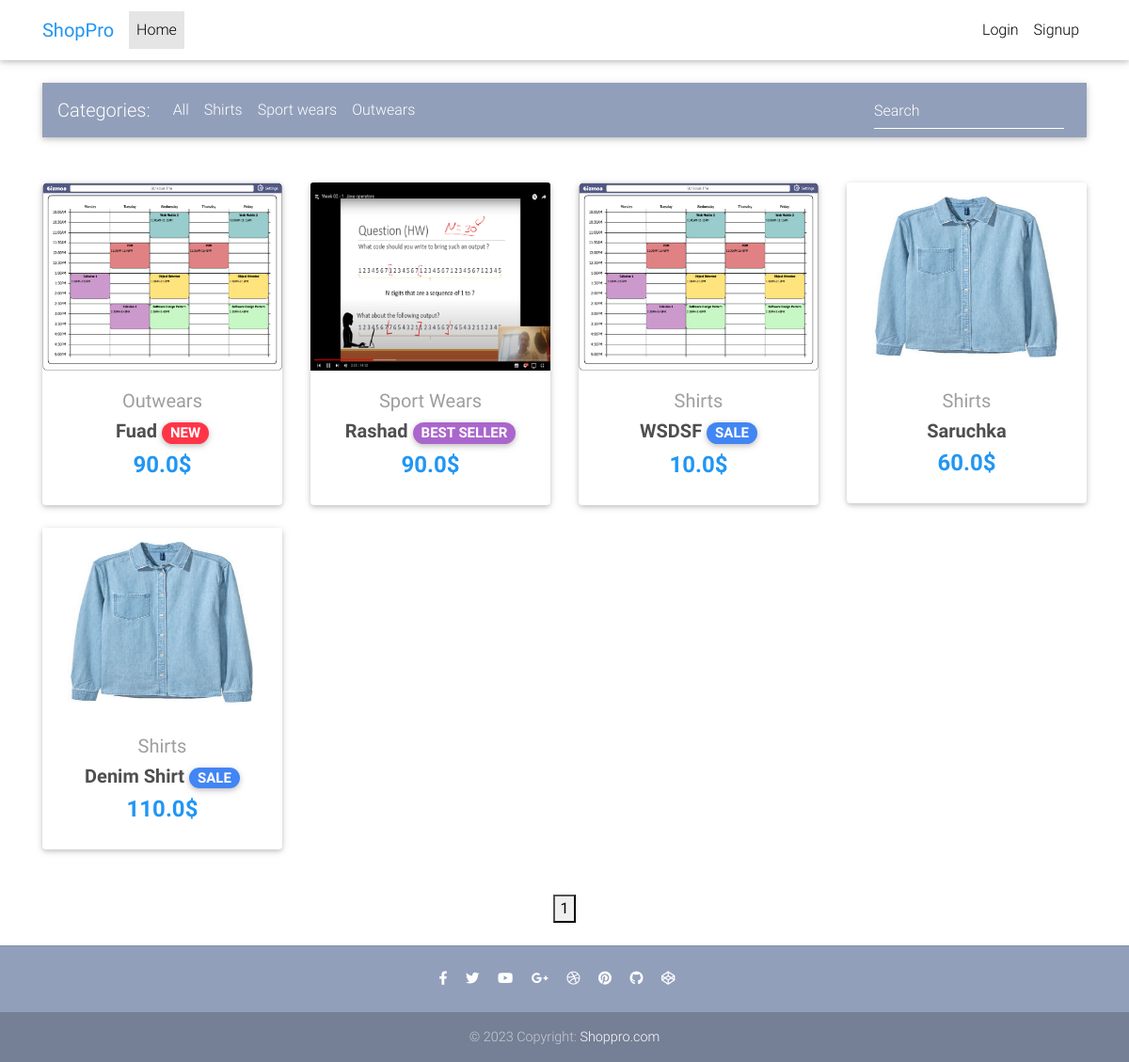
/, run on an earlier commit of the app's database.
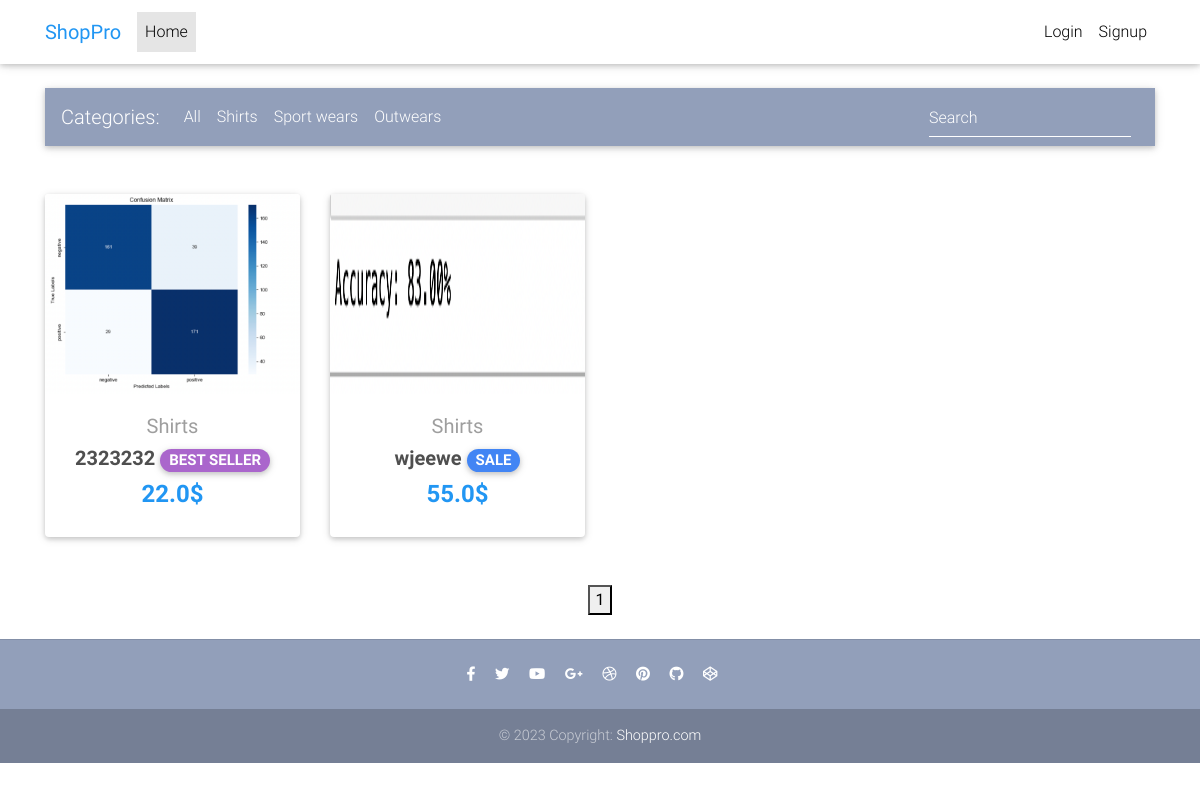
And on a later commit of the database.
### main/models.py (models this page shows, shortened)
class Item(models.Model):
    title = models.CharField(max_length=100)
    price = models.FloatField()
    discount_price = models.FloatField(blank=True, null=True)
    category = models.CharField(choices=category_choices, max_length=2)
    label = models.CharField(choices=label_choices, max_length=1, blank=True)
    slug = models.SlugField()
    description = models.TextField()
    image = models.ImageField(blank=True, null=True)
    def get_absolute_url(self):
        return reverse('main:product', kwargs={
            'slug': self.slug
        })

### main/views.py (the view)
# urls.py: path('', HomeView.as_view(), name='home'),
class HomeView(ListView):
    model = Item
    paginate_by = 10
    template_name = "home.html"
    def get_queryset(self):
        queryset = super().get_queryset()
        return queryset.order_by('-id')

### templates/home.html (shortened to what this page needs)
{% extends 'base.html' %}
{% block content %}
<nav class="navbar navbar-expand-lg navbar-dark mdb-color lighten-3 mt-3 mb-5">
  <span class="navbar-brand">Categories:</span>
  <div class="collapse navbar-collapse" id="basicExampleNav">
    <ul class="navbar-nav mr-auto">
      <li class="nav-item">
        <a class="nav-link filter-category" href="#" data-category="all">All
        </a>
      </li>
      <li class="nav-item">
        <a class="nav-link filter-category" href="#" data-category="shirts">Shirts</a>
      </li>
      <li class="nav-item">
        <a class="nav-link filter-category" href="#" data-category="sport wears">Sport wears</a>
      </li>
      <li class="nav-item">
        <a class="nav-link filter-category" href="#" data-category="outwears">Outwears</a>
      </li>
    </ul>
    <form class="form-inline">
      <div class="md-form my-0">
        <input id="searchInput" class="form-control mr-sm-2" type="text" placeholder="Search" aria-label="Search">
      </div>
    </form>
  </div>
</nav>
<section class="text-center mb-4">
  <div class="row wow fadeIn">
    {% for item in object_list %}
    <div class="col-lg-3 col-md-6 mb-4">
      <div class="card">
        <div class="view overlay">
          <img height="200" width="200" src="{{ item.image.url }}" class="card-img-top">
        </div>
        <div class="card-body text-center">
          <a href="{{ item.get_absolute_url }}" class="grey-text">
            <h5 class="categ">{{item.get_category_display}}</h5>
          </a>
          <h5>
            <strong>
              <a href="{{ item.get_absolute_url }}" class="dark-grey-text">{{item.title}}
                {% if item.label == 'P' %}
                <span class="badge badge-pill primary-color">SALE</span>
                {% elif item.label == 'S' %}
                <span class="badge badge-pill secondary-color">BEST SELLER</span>
                {% elif item.label == 'D' %}
                <span class="badge badge-pill danger-color">NEW</span>
                {% endif %}
              </a>
            </strong>
          </h5>
          <h4 class="font-weight-bold blue-text">
            {% if item.discount_price %}
            <strong>{{item.discount_price}}$</strong>
            {% else %}
            <strong>{{item.price}}$</strong>
            {% endif %}
          </h4>
        </div>
      </div>
    </div>
    {% endfor %}
  </div>
</section>
{% endblock content %}

### templates/base.html (shortened to what this page needs)
<!DOCTYPE html>
{% load static %}
<html lang="en">
<head>
  <link rel="stylesheet" href="https://use.fontawesome.com/releases/v5.11.2/css/all.css">
  <link href="{% static 'css/bootstrap.min.css' %}" rel="stylesheet">
  <link href="{% static 'css/mdb.min.css' %}" rel="stylesheet">
  <link href="{% static 'css/style.min.css' %}" rel="stylesheet">
</head>
{% include 'navbar.html' %}
<body>
  <div class="mt-5 pt-4">
  </div>
  <main>
    <div class="container">
      {% block content %}
      {% endblock content %}
    </div>
  </main>
  <div class="pagination"></div>
  {% include 'footer.html' %}
</body>
</html>

### templates/navbar.html (shortened to what this page needs)
{% load cart_template_tags %}
<nav class="navbar fixed-top navbar-expand-lg navbar-light white scrolling-navbar">
  <div class="container">
    <a class="navbar-brand waves-effect" href="{% url 'main:home' %}">
      <strong class="blue-text">ShopPro</strong>
    </a>
    <div class="collapse navbar-collapse" id="navbarSupportedContent">
      <ul class="navbar-nav mr-auto">
        <li class="nav-item active">
          <a class="nav-link waves-effect" href="{% url 'main:home' %}">Home
          </a>
        </li>
      </ul>
      <ul class="navbar-nav nav-flex-icons">
        {% if request.user.is_authenticated %}
        <li class="nav-item">
          <a class="nav-link waves-effect" href="{% url 'main:order-summary' %}">
            <span class="badge red z-depth-1 mr-1"> {{ request.user|cart_item_count }} </span>
            <i class="fas fa-shopping-cart"></i>
            <span class="clearfix d-none d-sm-inline-block"> Cart </span>
          </a>
        </li>
        <li class="nav-item">
          <a class="nav-link waves-effect" href="{% url 'account_logout' %}">
            <span class="clearfix d-none d-sm-inline-block"> Logout </span>
          </a>
        </li>
        {% else %}
        <li class="nav-item">
          <a class="nav-link waves-effect" href="{% url 'account_login' %}">
            <span class="clearfix d-none d-sm-inline-block"> Login </span>
          </a>
        </li>
        <li class="nav-item">
          <a class="nav-link waves-effect" href="{% url 'account_signup' %}">
            <span class="clearfix d-none d-sm-inline-block"> Signup </span>
          </a>
        </li>
        {% endif %}
    </div>
  </div>
</nav>

### templates/footer.html
<footer class="page-footer text-center font-small mt-4 wow fadeIn">
  <hr class="my-4">
  <div class="pb-4">
    <a href="#" target="_blank">
      <i class="fab fa-facebook-f mr-3"></i>
    </a>
    <a href="#" target="_blank">
      <i class="fab fa-twitter mr-3"></i>
    </a>
    <a href="#" target="_blank">
      <i class="fab fa-youtube mr-3"></i>
    </a>
    <a href="#" target="_blank">
      <i class="fab fa-google-plus-g mr-3"></i>
    </a>
    <a href="#" target="_blank">
      <i class="fab fa-dribbble mr-3"></i>
    </a>
    <a href="#" target="_blank">
      <i class="fab fa-pinterest mr-3"></i>
    </a>
    <a href="#" target="_blank">
      <i class="fab fa-github mr-3"></i>
    </a>
    <a href="#" target="_blank">
      <i class="fab fa-codepen mr-3"></i>
    </a>
  </div>
  <div class="footer-copyright py-3">
    © 2023 Copyright:
    <a href="{% url 'main:home' %}"> Shoppro.com </a>
  </div>
</footer>

### templates/base.html (style rules this page uses)
html, body, header, .carousel { height: 60vh; }
.pagination, .pagination-footer { display: flex; justify-content: center; margin-top: 20px; }

What changed in the data, as far as the page shows it:
removed Item: image (picture), category "Outwears", title "Fuad", label "NEW", price "90.0"
removed Item: image (picture), category "Sport Wears", title "Rashad", label "BEST SELLER", discount_price "90.0"
removed Item: image (picture), category "Shirts", title "WSDSF", label "SALE", discount_price "10.0"
removed Item: image (picture), category "Shirts", title "Saruchka", price "60.0"
removed Item: image (picture), category "Shirts", title "Denim Shirt", label "SALE", discount_price "110.0"
added Item: image (picture), category "Shirts", title "2323232", label "BEST SELLER", discount_price "22.0"
added Item: image (picture), category "Shirts", title "wjeewe", label "SALE", discount_price "55.0"
